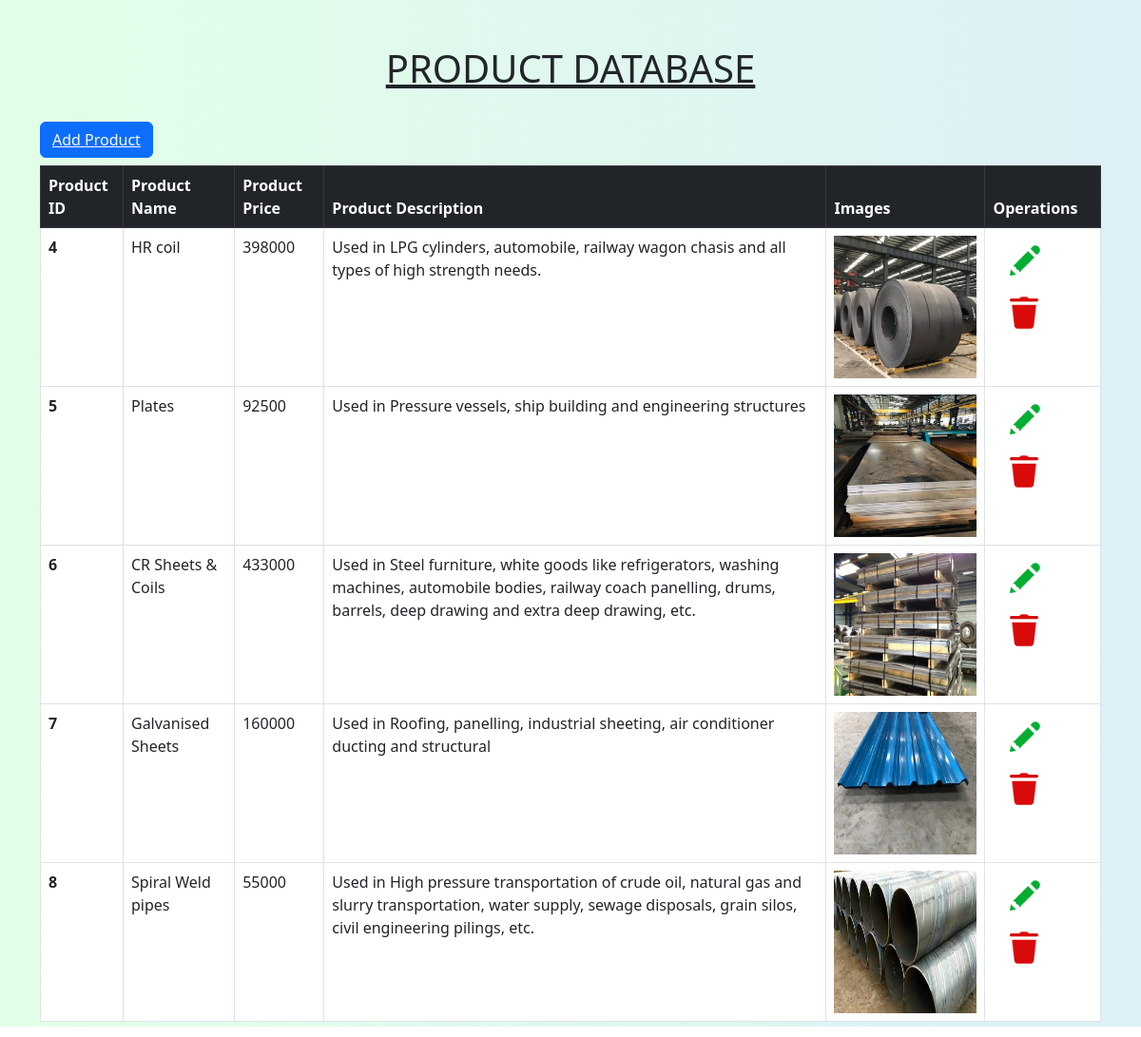
Screenshot of /display.php with the database file from the repository.
### tables this page shows
CREATE TABLE `list` (
  `id` int(11) NOT NULL,
  `name` varchar(100) NOT NULL,
  `price` int(10) NOT NULL,
  `desc_p` varchar(2048) NOT NULL,
  `image` varchar(200) NOT NULL
);

### display.php (the view, shortened to what this page needs)
<?php
    include ('./connect.php');
?>
<!DOCTYPE html>
<html lang="en">
<head>
    <link href="https://cdn.jsdelivr.net/npm/bootstrap@5.3.0-alpha3/dist/css/bootstrap.min.css" rel="stylesheet">
</head>
<body>
    <div class="container mt-5 justify-content-center">
    <h1 class="text-center my-4"><u>PRODUCT DATABASE</u></h1>
    <button class="btn btn-primary mx-10 my-2"><a href="index.php" class="text-light">Add Product</a></button>
        <table class="table table-bordered ">
            <thead class="table-dark">
              <tr>
                <th scope="col">Product ID</th>
                <th scope="col">Product Name</th>
                <th scope="col">Product Price</th>
                <th scope="col">Product Description</th>
                <th scope="col">Images</th>
                <th scope="col">Operations</th>
              </tr>
            </thead>
            <tbody>
                <?php
                    $query="select * from `list`";
                    $res=mysqli_query($con,$query);
                    while($row=mysqli_fetch_assoc($res)){
                        $id=$row['id'];
                        $name=$row['name'];
                        $price=$row['price'];
                        $desc_p=$row['desc_p'];
                        $image=$row['image'];
                        echo '<tr>
                        <th scope="row">'.$id.'</th>
                        <td>'.$name.'</td>
                        <td>'.$price.'</td>
                        <td>'.$desc_p.'</td>
                        <td><img src='.$image.' /></td>
                        <td>
                        <button class="btn "><a href="update.php?updateid='.$id.'" class="text-light"><img id="zzz" src="update.png"/></a></button>
                        <button class="btn "><a href="delete.php?deleteid='.$id.'" class="text-light"><img id="zzz" src="delete.png"/></a></button>
                        </td>
                      </tr>';
                    }
                ?>
            </tbody>
          </table>
    </div>
</body>
</html>

### display.php (style rules this page uses)
img { width: 150px; height: 150px; }
#zzz { width: 40px; height:40px; }
body { background-image: url('background.png'); background-repeat: no-repeat; background-attachment: fixed; }

### rows the page displays
list: id "4", name "HR coil", price "398000", desc_p "Used in LPG cylinders, automobile, railway wagon chasis and all types of high strength needs.", image (picture)
list: id "5", name "Plates", price "92500", desc_p "Used in Pressure vessels, ship building and engineering structures", image (picture)
list: id "6", name "CR Sheets & Coils", price "433000", desc_p "Used in Steel furniture, white goods like refrigerators, washing machines, automobile bodies, railway coach panelling, drums, barrels, deep drawing and extra deep drawing, etc.", image (picture)
list: id "7", name "Galvanised Sheets", price "160000", desc_p "Used in Roofing, panelling, industrial sheeting, air conditioner ducting and structural", image (picture)
list: id "8", name "Spiral Weld pipes", price "55000", desc_p "Used in High pressure transportation of crude oil, natural gas and slurry transportation, water supply, sewage disposals, grain silos, civil engineering pilings, etc.", image (picture)
